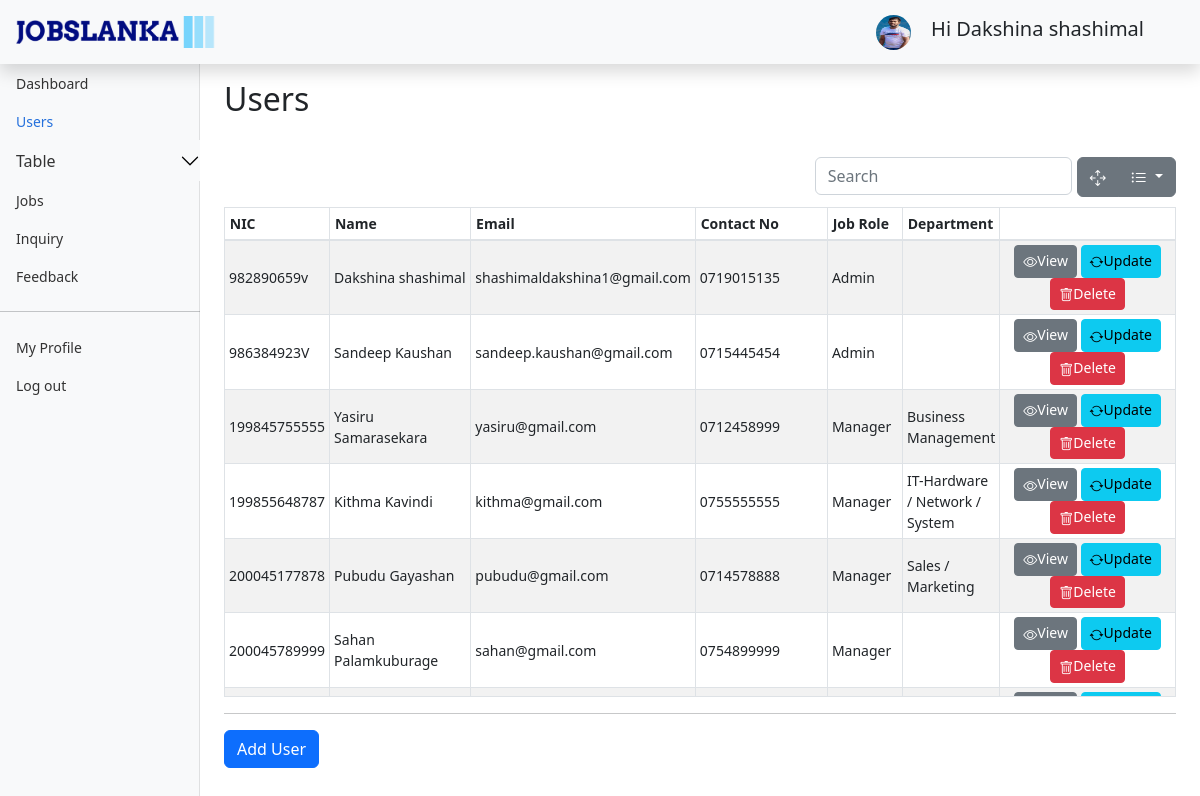
Page /Admin/users.php (signed in) on the committed database.
### tables this page shows
CREATE TABLE `staff` (
  `nic` varchar(12) NOT NULL,
  `name` varchar(100) NOT NULL,
  `address` varchar(200) NOT NULL,
  `email` varchar(50) NOT NULL,
  `phone_no` varchar(10) NOT NULL,
  `gender` char(1) NOT NULL,
  `password` varchar(35) NOT NULL,
  `image` text DEFAULT NULL,
  `job_role_id` int(11) NOT NULL,
  `isactive` int(11) NOT NULL
);

CREATE TABLE `job_role` (
  `id` int(11) NOT NULL,
  `name` varchar(20) NOT NULL,
  `isactive` int(11) NOT NULL
);

CREATE TABLE `job_category` (
  `id` int(11) NOT NULL,
  `name` varchar(50) NOT NULL,
  `description` varchar(200) DEFAULT NULL,
  `manager_id` varchar(12) DEFAULT NULL,
  `isactive` int(11) NOT NULL
);

### Admin/users.php (the view, shortened to what this page needs)
<?php require "../DBCon.php";
require "../fillCombo.php";
if(isset($_SESSION['userInfo']) && $_SESSION['userInfo']['job_role_id']==1){
?>
<!doctype html>
<html lang="en">
  <head>
    <link href="../assets/css/bootstrap.min.css" rel="stylesheet">
    <link href="..\assets\css\jobslanka.css" rel="stylesheet">
    <link href="..\assets\css\dashboard.css" rel="stylesheet">
    <link href="..\assets\css\bootstrap-table.min.css" rel="stylesheet">
    <link href="..\assets\css\bootstrap-table-sticky-header.css" rel="stylesheet">
    <link rel="stylesheet" href="https://cdn.jsdelivr.net/npm/bootstrap-icons@1.7.2/font/bootstrap-icons.css">
</head>
<body>
<header class="navbar navbar-dark sticky-top bg-light flex-md-nowrap p-0 shadow">
  <a href="..\index.php" class="d-flex align-items-center mb-3 mb-md-0 pv-3 px-3 me-md-auto link-dark text-decoration-none">
                  <img src="..\Images\logo_noBack.png"
                    style="width: 200px;"  class="pb-3 py-3" alt="logo">
        </a>
  <div class="navbar-nav">
    <div class="nav-item text-nowrap mx-5">
    <img src="../Uploads/ProfilePics/<?php echo $_SESSION['userInfo']['image']; ?>" alt="" width="35" height="35" class="rounded-circle me-2">
    <span class=" mx-2 pt-2 lead">Hi <?php echo $_SESSION['userInfo']['name']; ?> </span>
    </div>
  </div>
</header>
<div class="container-fluid">
  <div class="row">
    <nav id="sidebarMenu" class="col-md-3 col-lg-2 d-md-block bg-light sidebar collapse">
      <div class="position-sticky pt-3 sidebar-sticky">
        <ul class="nav flex-column">
          <li class="nav-item">
            <a class="nav-link " aria-current="page" href="adminDash.php">
              Dashboard
            </a>
          </li>
          <li class="nav-item">
            <a class="nav-link active" href="users.php">
              Users
            </a>
          </li>
          <li class="nav-item">
          <div class="accordion"id="ac1" >
            <div class="">
                  <button class="accordion-button collapsed py-0 px-0 bg-light" type="button" data-bs-toggle="collapse" data-bs-target="#collapseOne"
                      aria-expanded="true" aria-controls="collapseOne">
                      <a class="nav-link " href="#">
                        Table
                      </a>
                  </button>
            </div>
          </div>
          </li>
          <li class="nav-item">
            <a class="nav-link" href="#">
              Jobs
            </a>
          </li>
          <li class="nav-item">
            <a class="nav-link" href="inquiry.php">
              Inquiry
            </a>
          </li>
          <li class="nav-item">
            <a class="nav-link" href="#">
              Feedback
            </a>
          </li>
          <hr/>
          <li class="nav-item">
            <a class="nav-link" href="#">
              My Profile
            </a>
          </li>
          <li class="nav-item">
            <a class="nav-link" href="ad-logout.php">
              Log out
            </a>
          </li>
        </ul>
      </div>
    </nav>
    <main class="col-md-9 ms-sm-auto col-lg-10 px-md-4">
    <h1 class="h2 mt-3">Users</h1></br>
    <div class="row">
        <div class="table-responsive" >
            <table class="table table-striped table-sm " data-show-columns="true" data-height="550" id="user" data-unique-id="id">
              <thead >
                <tr>
                  <th scope="col" class="col-1 " data-field="id">NIC</th>
                  <th scope="col" class="col-2 ">Name</th>
                  <th scope="col" class="col-2 ">Email</th>
                  <th scope="col" class="col-2 ">Contact No</th>
                  <th scope="col" class="col-1 ">Job Role</th>
                  <th scope="col" class="col-1 ">Department</th>
                </tr>
              </thead>
              <tbody>
                <?php
                $sql= "select s.nic,s.name,s.address,s.email,s.phone_no,s.gender,s.image,j.name as jobrole, jc.name as department,j.id as job_role_id from job_role as j, staff as s left join job_category as jc on s.nic=jc.manager_id where s.isactive=1 and j.id=s.job_role_id;";
                $result = mysqli_query($con,$sql);?>
                <?php
                while($row=mysqli_fetch_assoc($result)){
                    ?>
                <tr>
                  <td><?php echo $row['nic'];?></td>
                  <td><?php echo $row['name']; ?></td>
                  <td><?php echo $row['email']; ?></td>
                  <td><?php echo $row['phone_no']; ?></td>
                  <td><?php echo $row['jobrole']; ?></td>
                  <td><?php echo $row['department']; $datar =json_encode($row); ?></td>
                  <td class="text-center">
                  <button type="button" class="btn btn-secondary btn-sm"  onclick='viewModel(<?php echo $datar ?>)' ><i class="bi bi-eye"></i>View</button>
                  <button type="button" class="btn btn-info btn-sm"  onclick='openUpdateModel(<?php echo $datar ?>)' ><i class="bi bi-arrow-repeat"></i>Update</button>
                  <button type="button" class="btn btn-danger btn-sm" onclick="openDeleteModel('<?php echo $row['nic']; ?> ')" ><i class="bi bi-trash"></i>Delete</button>
                  </td>
                </tr>
                <?php }
                ?>
              </tbody>
            </table>
          </div>
    </div>
    <hr>
    <div class="row">
        <div class="col-sm-3">
            <input class=" btn btn-primary btn-md" name="add" type="submit" onclick="window.location.href='userRegistration.php'" value="Add User">
        </div>
    </div>
    </main>
  </div>
  </div>
  </body>
</html>
<?php
}else{
  header("location: index.php");
}
?>

### assets/css/dashboard.css (style rules this page uses)
body { font-size: .875rem; }
.sidebar { position: fixed; top: 0; bottom: 0; left: 0; z-index: 100; padding: 48px 0 0; box-shadow: inset -1px 0 0 rgba(0, 0, 0, .1); }
.sidebar-sticky { height: calc(100vh - 48px); overflow-x: hidden; overflow-y: auto; }
.sidebar .nav-link { font-weight: 500; color: #333; }
.sidebar .nav-link.active { color: #2470dc; }
.bi { vertical-align: -.125em; fill: currentColor; }

### rows in the picture
staff: nic "982890659v", name "Dakshina shashimal", email "shashimaldakshina1@gmail.com", phone_no "0719015135", job_role.name "Admin"
staff: nic "986384923V", name "Sandeep Kaushan", email "sandeep.kaushan@gmail.com", phone_no "0715445454", job_role.name "Admin"
job_role: staff.nic "199845755555", staff.name "Yasiru Samarasekara", staff.email "yasiru@gmail.com", staff.phone_no "0712458999", name "Manager", job_category.name "Business Management", staff.nic "199855648787", staff.name "Kithma Kavindi", staff.email "kithma@gmail.com", staff.phone_no "0755555555", job_category.name "IT-Hardware / Network / System", staff.nic "200045177878", staff.name "Pubudu Gayashan", staff.email "pubudu@gmail.com", staff.phone_no "0714578888", job_category.name "Sales / Marketing"
staff: nic "200045789999", name "Sahan Palamkuburage", email "sahan@gmail.com", phone_no "0754899999", job_role.name "Manager"

### other values in the picture
$_SESSION['userInfo']['name'] "Dakshina shashimal"
